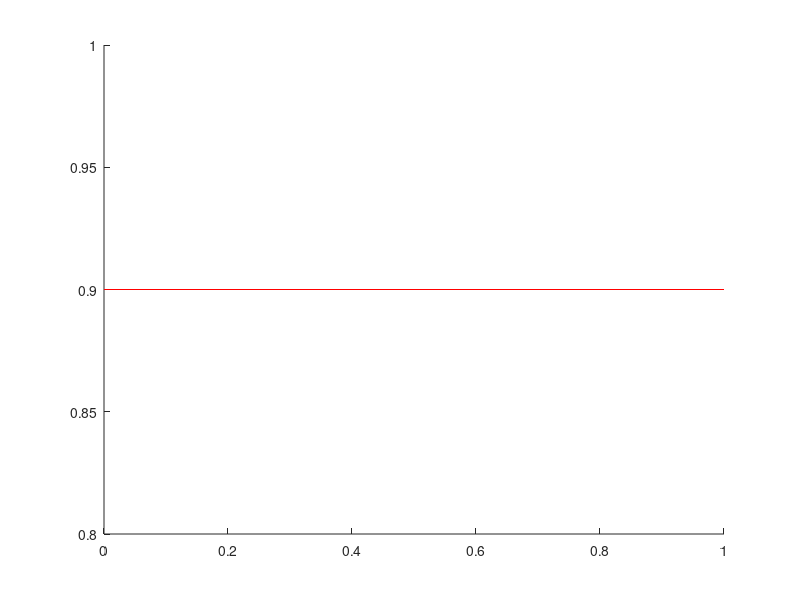

This chart was generated by the following MATLAB code: (Note: this script raises an error after producing the figure.)
function n = OptimalCPUsize
mu=2800 ; 
sigma=708 ; 
epsilon=0.08*mu ; 
prob_to_reach=1-0.1; %1-alfa -> alfa=0.1 . 
hold on ; 
n=0 ; 
p=0 ; 
exp_count=3000 ; 
while(p<prob_to_reach)
    n=n+1 ; 
    plot([0,n] , [prob_to_reach , prob_to_reach] , 'r') ; 
    good=0 ; 
    for i=1:exp_count
        X=LaplaceAltalanos(n , mu , sigma) ; 
        if(abs(mean(X)-mu)<epsilon)
            good=good+1 ; 
        end
    end
    p=good/exp_count ; 
    stem(n,p) ; 
    drawnow ; 
end

